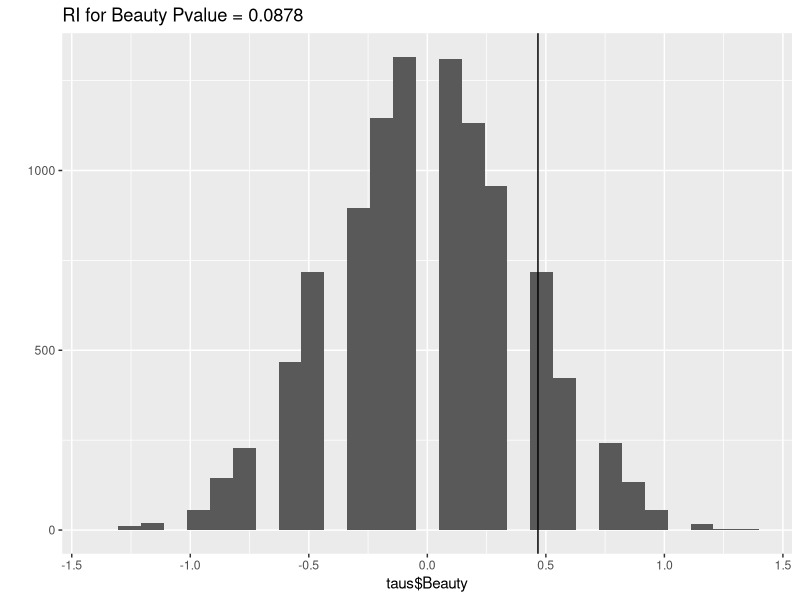
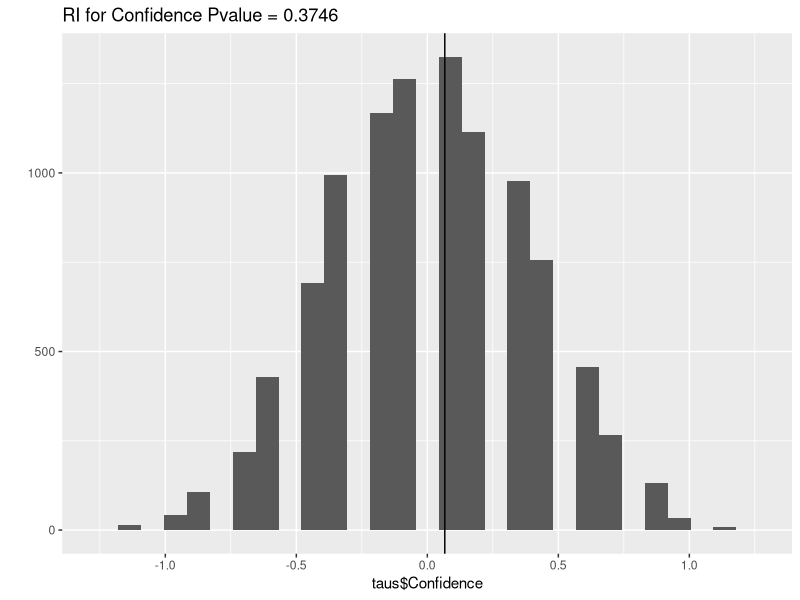
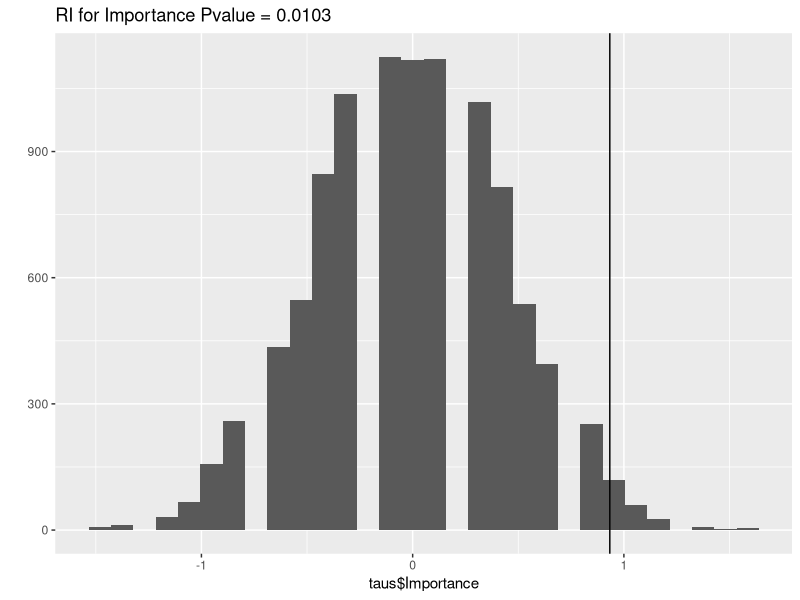
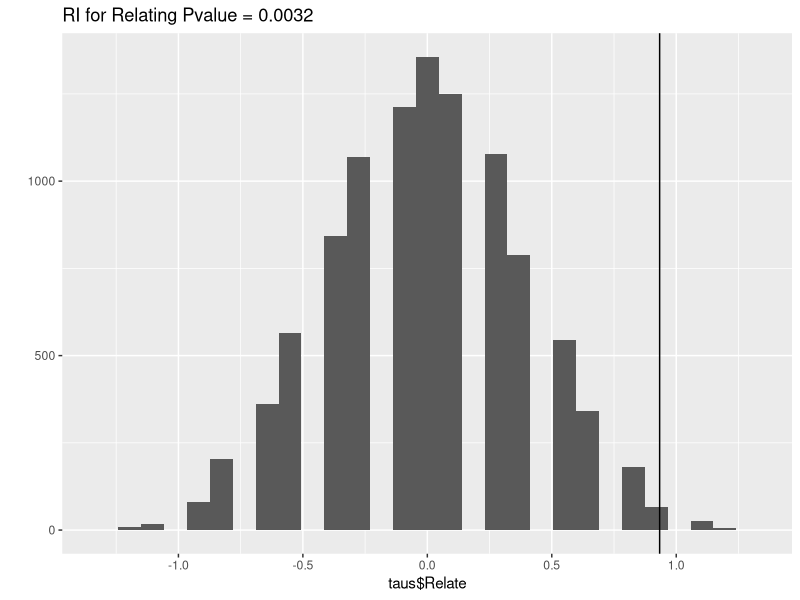

The R script that drew these images, in order:
library(dplyr)
library(ggplot2)

raw_data <- read.csv('BeautyAds_July 6, 2017_17.33.csv')

data <- raw_data[3:63,]

data <- data %>% 
  filter(Finished == 'True', Status == 'IP Address', Welcome == 'I agree', Group != '')

recode <- function(field){
  out <- 0
  if(field == 'Agree'){
    out <- 1
  } else if(field == 'Strongly agree'){
    out <- 2
  } else if(field == 'Disagree'){
    out <- -1
  } else if(field == 'Strongly disagree'){
    out <- -2
  }
  out <- as.numeric(out)
  return(out)
}


data$Beautiful <- sapply(data$Personal_Views_Beautiful, FUN =  recode)
data$Confident <- sapply(data$Personal_Views_Confident, FUN =  recode)
data$Importance <- sapply(data$Personal_Views_Beauty_Importance, FUN =  recode)
data$Relate <- sapply(data$Personal_Views_Relate_To_Model, FUN =  recode)

treat <- filter(data, Group == 'Treatment')
control <- filter(data, Group == 'Control')

ate_Beautiful <- mean(treat$Beautiful) - mean(control$Beautiful)
ate_Confident <- mean(treat$Confident) - mean(control$Confident)
ate_Importance <- mean(treat$Importance) - mean(control$Importance)
ate_Relate <- mean(treat$Relate) - mean(control$Relate)

n <- 1e4
copy <- data
taus <- data.frame(matrix(NA, nrow = n, ncol = 4))
names(taus) <- c('Beauty','Confidence','Importance','Relate')
for(i in 1:n){
  copy$Group <- sample(data$Group)
  treat <- filter(copy, Group == 'Treatment')
  control <- filter(copy, Group == 'Control')
  
  taus[i,1] <- mean(treat$Beautiful) - mean(control$Beautiful)
  taus[i,2] <- mean(treat$Confident) - mean(control$Confident)
  taus[i,3] <- mean(treat$Importance) - mean(control$Importance)
  taus[i,4] <- mean(treat$Relate) - mean(control$Relate)
}

p_beauty <- sum(taus$Beauty > ate_Beautiful)/n
p_confident <- sum(taus$Confidence > ate_Confident)/n
p_relate <- sum(taus$Relate > ate_Relate)/n
p_importance <- sum(taus$Importance > ate_Importance)/n

qplot(taus$Beauty, bins = 30, main = paste('RI for Beauty Pvalue =', p_beauty)) + geom_vline(xintercept = ate_Beautiful)
qplot(taus$Confidence, bins = 30, main = paste('RI for Confidence Pvalue =',p_confident)) + geom_vline(xintercept = ate_Confident)
qplot(taus$Importance, bins = 30, main = paste('RI for Importance Pvalue =',p_importance)) + geom_vline(xintercept = ate_Importance)
qplot(taus$Relate, bins = 30, main = paste('RI for Relating Pvalue =',p_relate)) + geom_vline(xintercept = ate_Relate)


